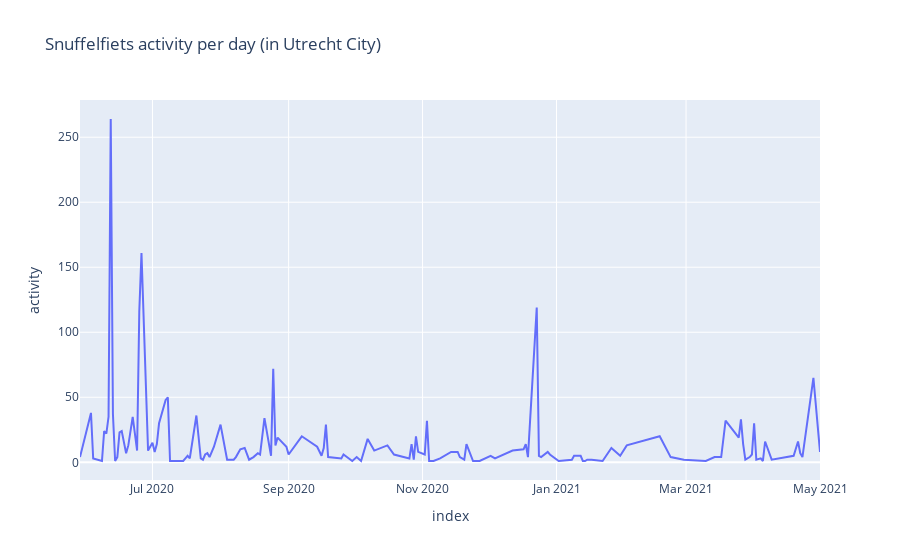

Source (notebook cell):
### Code cell
count = Counter([date for date in frame["date"]])

df = pd.DataFrame.from_dict(count, orient='index', columns=["activity"]).reset_index().sort_values(by=['index'])

fig = px.line(df, x='index', y='activity', title='Snuffelfiets activity per day (in Utrecht City)')
fig.show()

### Figure 1 — Plotly figure (JSON) as saved in the notebook; plotly's stock layout.template omitted (floating-point values rounded to 4 significant figures; data arrays with more than 128 entries replaced by an {"elided": "..."} marker saying what was removed)
{"data": [{"hovertemplate": "index=%{x}<br>activity=%{y}<extra></extra>", "legendgroup": "", "line": {"color": "#636efa", "dash": "solid"}, "mode": "lines", "name": "", "orientation": "v", "showlegend": false, "type": "scatter", "x": {"elided": "137 str values"}, "xaxis": "x", "y": {"elided": "137 int values"}, "yaxis": "y"}], "layout": {"legend": {"tracegroupgap": 0}, "title": {"text": "Snuffelfiets activity per day (in Utrecht City)"}, "xaxis": {"anchor": "y", "domain": [0, 1], "title": {"text": "index"}}, "yaxis": {"anchor": "x", "domain": [0, 1], "title": {"text": "activity"}}}}
